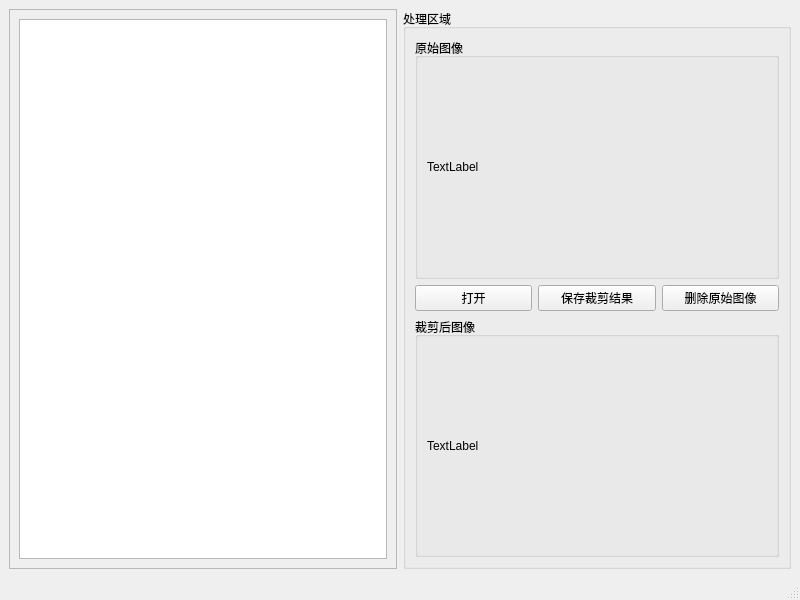
<?xml version="1.0" encoding="UTF-8"?>
<ui version="4.0">
 <class>ShowImagesWin</class>
 <widget class="QMainWindow" name="ShowImagesWin">
  <property name="geometry">
   <rect>
    <x>0</x>
    <y>0</y>
    <width>800</width>
    <height>600</height>
   </rect>
  </property>
  <property name="windowTitle">
   <string>ShowImages</string>
  </property>
  <widget class="QWidget" name="centralwidget">
   <layout class="QHBoxLayout" name="horizontalLayout">
    <item>
     <widget class="QScrollArea" name="scrollArea">
      <property name="widgetResizable">
       <bool>true</bool>
      </property>
      <widget class="QWidget" name="scrollAreaWidgetContents">
       <property name="geometry">
        <rect>
         <x>0</x>
         <y>0</y>
         <width>365</width>
         <height>543</height>
        </rect>
       </property>
       <layout class="QVBoxLayout" name="verticalLayout_4">
        <item>
         <widget class="QTableWidget" name="tableWidget"/>
        </item>
       </layout>
      </widget>
     </widget>
    </item>
    <item>
     <widget class="QGroupBox" name="groupBox">
      <property name="title">
       <string>处理区域</string>
      </property>
      <layout class="QVBoxLayout" name="verticalLayout" stretch="4,1,4">
       <item>
        <widget class="QGroupBox" name="groupBox_2">
         <property name="title">
          <string>原始图像</string>
         </property>
         <layout class="QVBoxLayout" name="verticalLayout_2">
          <item>
           <widget class="QLabel" name="label">
            <property name="text">
             <string>TextLabel</string>
            </property>
           </widget>
          </item>
         </layout>
        </widget>
       </item>
       <item>
        <layout class="QHBoxLayout" name="horizontalLayout_2" stretch="1,1,1">
         <item>
          <widget class="QPushButton" name="pushButton_1">
           <property name="text">
            <string>打开</string>
           </property>
          </widget>
         </item>
         <item>
          <widget class="QPushButton" name="pushButton_2">
           <property name="text">
            <string>保存裁剪结果</string>
           </property>
          </widget>
         </item>
         <item>
          <widget class="QPushButton" name="pushButton_3">
           <property name="text">
            <string>删除原始图像</string>
           </property>
          </widget>
         </item>
        </layout>
       </item>
       <item>
        <widget class="QGroupBox" name="groupBox_3">
         <property name="title">
          <string>裁剪后图像</string>
         </property>
         <layout class="QVBoxLayout" name="verticalLayout_3">
          <item>
           <widget class="QLabel" name="label_2">
            <property name="text">
             <string>TextLabel</string>
            </property>
           </widget>
          </item>
         </layout>
        </widget>
       </item>
      </layout>
     </widget>
    </item>
   </layout>
  </widget>
  <widget class="QStatusBar" name="statusbar"/>
 </widget>
 <resources/>
 <connections/>
</ui>
